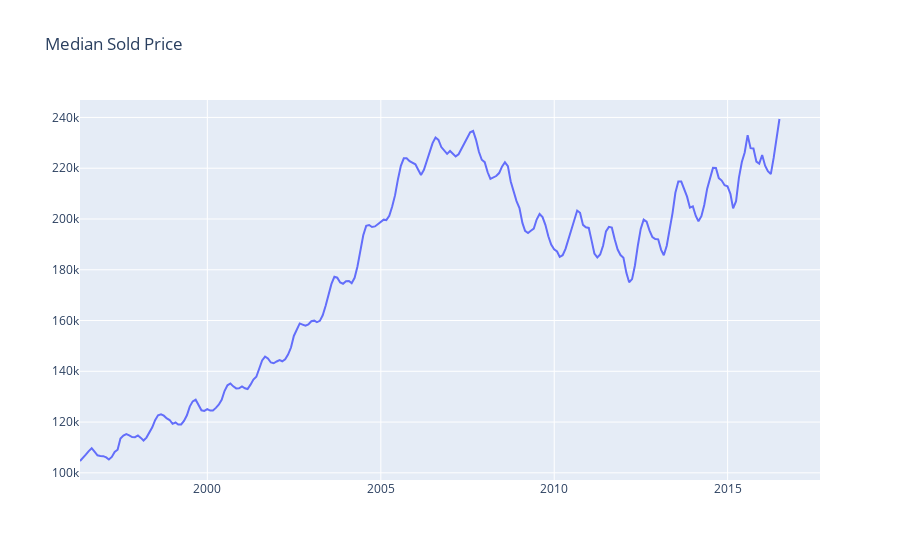

The notebook cell this image was saved under:
### Code cell
#This line of code creates a scatter plot using Plotly library to display the median sold price of all homes over time. 


data = [go.Scatter(x = months_data['Date'], y = months_data['MedianSoldPrice_AllHomes'], name = 'Sold Price of All Homes')]
layout = {'title': 'Median Sold Price' }

#The plot is then displayed using the py.iplot() function.
py.iplot({'data':data,'layout':layout})

### Figure 1 — Plotly figure (JSON) as saved in the notebook; plotly's stock layout.template omitted (floating-point values rounded to 4 significant figures; data arrays with more than 128 entries replaced by an {"elided": "..."} marker saying what was removed)
{"data": [{"name": "Sold Price of All Homes", "type": "scatter", "x": {"elided": "257 str values"}, "y": {"elided": "257 float values"}}], "layout": {"title": {"text": "Median Sold Price"}}}
